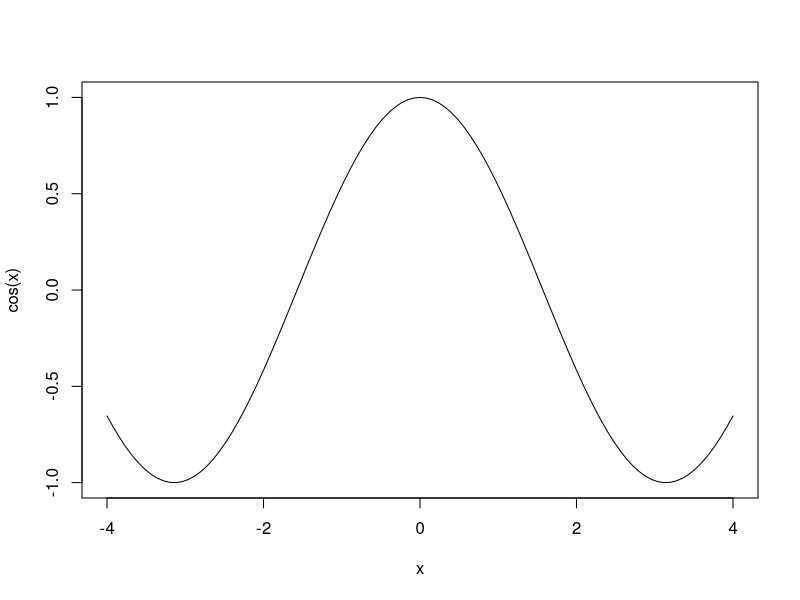

Reproduce this figure in R.
## ---- chunk 1
curve(cos, -4, 4)
